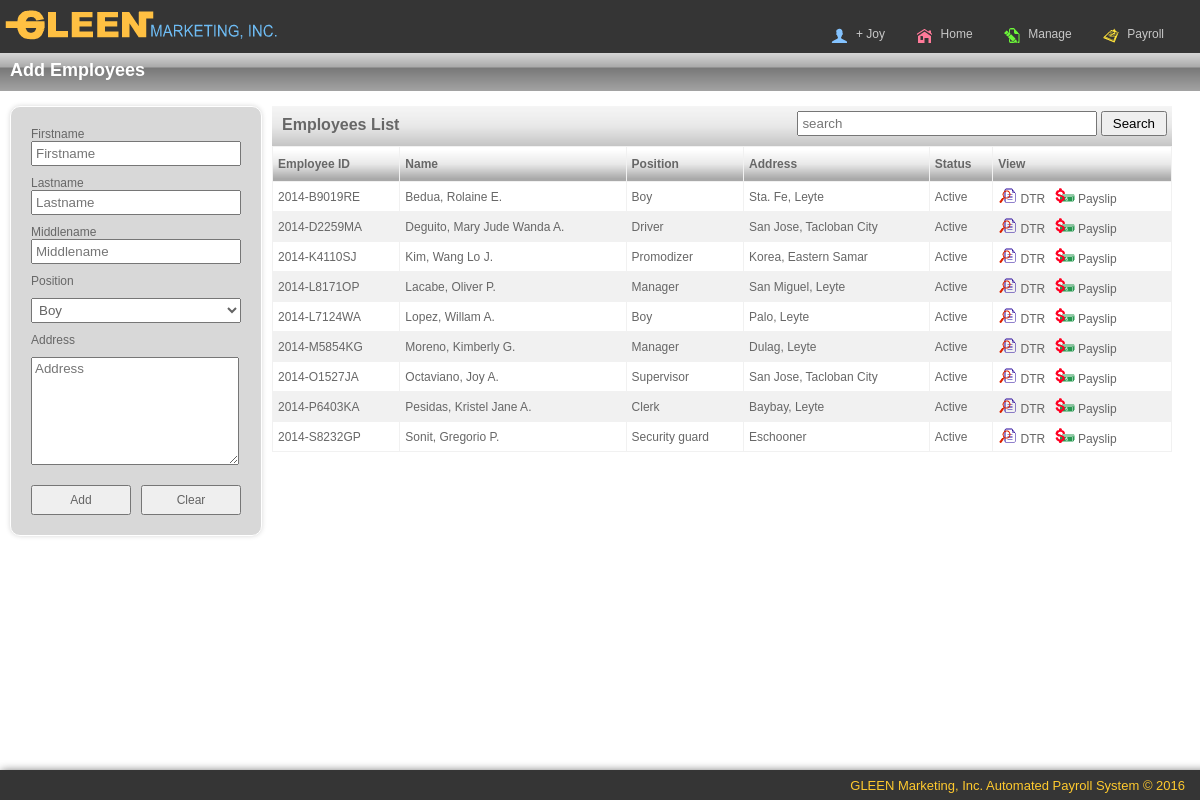
The page /home.php?action=employees (signed in) on the database its author committed.
### tables this page shows
CREATE TABLE IF NOT EXISTS `users` (
  `uid` int(11) NOT NULL AUTO_INCREMENT,
  `empID` varchar(20) NOT NULL,
  `username` varchar(20) NOT NULL,
  `password` varchar(20) NOT NULL,
  `position` varchar(20) NOT NULL,
  PRIMARY KEY (`uid`)
);

CREATE TABLE IF NOT EXISTS `employees` (
  `id` int(20) NOT NULL AUTO_INCREMENT,
  `empID` varchar(20) NOT NULL,
  `Fname` varchar(20) NOT NULL,
  `Mname` varchar(20) NOT NULL,
  `Lname` varchar(20) NOT NULL,
  `Address` varchar(200) NOT NULL,
  `Position` varchar(20) NOT NULL,
  `status` varchar(10) NOT NULL,
  PRIMARY KEY (`id`)
);

CREATE TABLE IF NOT EXISTS `position` (
  `pid` int(11) NOT NULL AUTO_INCREMENT,
  `Pname` varchar(20) NOT NULL,
  `Salary` decimal(20,0) NOT NULL,
  PRIMARY KEY (`pid`)
);

### models/functions.php (called while the page is built, shortened)
<?php
    function getEmployees(){
        $result = mysql_query("SELECT * FROM employees ORDER BY Lname");
        return $result;
    }
    function getPos($pos){
        $result = mysql_query("SELECT * FROM position WHERE pid = '$pos' LIMIT 1");
        return $result;
    }
    function getPname(){
        $result = mysql_query("SELECT pid, Pname FROM position ORDER BY Pname");
        return $result;
    }
    function getUname($id){
        $result = mysql_query("SELECT * FROM users WHERE empID = '$id'");
        return $result;
    }
 ?>

### body/display_employees.php (the view, shortened to what this page needs)
<article id="list">
	<article class="delete_form" style="width: 100%; margin-left: 0px;">
		<label style="font-size: 16px; font-weight: bolder; margin-top: -5px;
		 width: 300px;">Employees List</label>
		 <form class = "search" method="post" action="home.php">
			 <input class = "search" autofocus name = "search1" type="search" placeholder="search" required>
			 <input class = "search2" type="submit" value="Search">
		 </form>
	</article>
	<table style="margin-top: 50px;">
		<tr>
			<th>Employee ID</th>
			<th>Name</th>
			<th>Position</th>
			<th>Address</th>
			<th>Status</th>
			<th>View</th>
		</tr>
		<?php
		$c = 1;
		while ($row = mysql_fetch_array($emp)){
			$r = $c % 2;
			if ($r == 0){
				$color = "#F1F1F1";
			}
			else{
				$color = "#ffffff";
			}
		?>
		<tr style="background-color: <?php echo $color ?>;">
			<td><?php echo $row['empID']; ?></td>
			<?php $m = str_split($row['Mname']); ?>
			<td><?php echo $row['Lname'] . ", " . $row['Fname'] . " " . $m[0] . "."; ?></td>
			<?php $pos = getPos($row['Position']);
				$pos = mysql_fetch_array($pos);
			?>
			<td><?php echo $pos['Pname']; ?></td>
			<td><?php echo $row['Address']; ?></td>
			<?php if ($row['status'] == 'Inactive') {?>
				<td style="color: #B30020;">
					<?php echo $row['status']; ?>
				</td>
			<?php }
			else{?>
				<td>
					<?php echo $row['status']; ?>
				</td>
			<?php } ?>
			<td><a class = "update" href="?action=view_dtr&id=<?php echo $row['empID']; ?>">
			<img src="images/dtr.png"> DTR</a>
			<a class = "update" href="?action=view_payslip&id=<?php echo $row['empID']; ?>">
			<img src="images/pay.png"> Payslip</a></td>
		</tr>
		<?php
			$c = $c + 1;
		} ?>
	</table>
</article>

### home.php (shortened to what this page needs)
<?php
	if($_SESSION["user_id"]){
		require('models/functions.php');
		include('include/header.php');
		if (isset($_POST['action']))
			$action = $_POST['action'];
		else if (isset($_GET['action']))
			$action = $_GET['action'];
		else
			$action = 'home';
		if ($action == 'display_login_form'){
			session_start();
			unset($_SESSION["user_id"]);
			unset($_SESSION["user_name"]);
			header('Location:index.php');
		}
		else{
			include('body/nav.php');
			if ($action == 'home'){
				include('body/home.php');
			}
			else if ($action == 'account'){
				include('body/account.php');
			}
			else if ($action == 'account2'){
				include('body/account.php');
				?><script type="text/javascript">
					 alert("Username Updated");
				</script><?php
			}
			else if ($action == 'username'){
				$user = $_POST['uname'];
				updateUname($user);
				header('location: ?action=account2');
			}
			else if ($action == 'employees'){
				$Pname = getPname();
				include('body/add_user.php');
				$emp = getEmployees();
				include('body/display_employees.php');
			}
			include('include/footer.php');
		}
	}
	else
		header('location:index.php')
?>

### include/header.php (shortened to what this page needs)
<!DOCTYPE html PUBLIC "-//W3C//DTD XHTML 1.0 Frameset//EN" "http://www.w3.org/TR/xhtml1/DTD/xhtml1-frameset.dtd">
<html xmlns="http://www.w3.org/1999/xhtml" xml:lang="en" lang="en" dir="ltr">
<head>
	<link rel="stylesheet" type="text/css" href="styles.css">
</head>
<body onload="startTimer()">

### body/nav.php (shortened to what this page needs)
<section class = "header">
<nav class = "menu">
	<img src="images/logo.png">
	<ul>
		<li><a><img src="images/acc.png">&nbsp; <?php
			$res = getUname($_SESSION['user_id']);
			$u = mysql_fetch_array($res);
			echo "+ ".$u['username'];
		 ?></a>
		</li>
		<li><a href="?action=home"><img src="images/home.png">&nbsp; Home</a></li>
		<li><a><img src="images/emp.png"> &nbsp; Manage</a>
		</li>
		<li><a href="?action=payroll"><img src="images/p.png">&nbsp; Payroll</a></li>
	</ul>
</nav>
</section>
<section class = "body">

### body/add_user.php (shortened to what this page needs)
<h2>Add Employees</h2>
<form method="post" action="home.php" class="add_user">
	<label>Firstname</label>
	<input class = "text"	type="text" name="firstname" placeholder="Firstname" required>
	<label>Lastname</label>
	<input class = "text"	type="text" name="lastname" placeholder="Lastname" required>
	<label>Middlename</label>
	<input class = "text"	type="text" name="middlename" placeholder="Middlename" required>
	<label>Position</label>
	<select name = "position" required>
	<?php while ($row = mysql_fetch_array($Pname)) {?>
		<option value = "<?php echo $row['pid']; ?>">
			<?php echo $row['Pname']; ?>
		</option>
	<?php } ?>
	</select>
	<label>Address</label>
	<textarea name="address" placeholder="Address" required></textarea>
	<input class = "button" type="submit" name = "submit" value="Add">
	<input class = "button" type="reset" name = "reset" value="Clear">
</form>

### include/footer.php
</section>
<section class="footer">
	<label class="foot">GLEEN Marketing, Inc. Automated Payroll System &copy <?php echo date('Y')?> </label>
</section>
</body>
</html>

### styles.css (style rules this page uses)
body { width: 100%; height: 100%; margin: 0px auto; font-family: arial; color: #676767; background-color: #fff; background-image: url('images/bg2.png'); background-position: center; background-repeat: no-repeat; background-attachment: fixed; font-size: 12px; }
section.header { width: 100%; top: 0px; z-index: 4; background-color: #353535; position: fixed; }
nav.menu { margin: 0px auto; width: 100%; }
nav.menu img { float: left; }
nav.menu ul { float: right; padding-top: 5px; margin-bottom: 0px; margin-right: 20px; }
nav.menu ul li { float: left; list-style: none; overflow: hidden; margin-right: 1px; padding: 10px 15px 10px 15px; }
nav.menu ul li a { margin-left: 2px; text-decoration: none; color: rgb(200,200,200); }
nav.menu ul:after { content: ""; clear: both; display: block; }
section.body { width: 100%; margin: 0px auto; margin-top: 45px; background-color: #ffffff; overflow: hidden; margin-bottom: 50px; }
label { float: left; width: 100px; padding-top: 10px; }
input.text { float: left; width: 200px; padding: 3px; color: rgb(100,100,100); }
input.button { float: left; width: 100px; height: 30px; margin-right: 10px; color: rgb(100,100,100); margin-top: 20px; font-size: 12px; padding: 1px; }
h2 { background-image: url('images/header.png'); background-position: center; background-size: fill; padding: 15px 0px 10px 10px; margin-top: 0px; color: #ffffff; margin-bottom: 0px; }
section.footer { width: 100%; position: fixed; bottom: 0px; z-index: 4; height: 20px; margin: 0px auto; background-color: #353535; overflow: hidden; padding: 5px; box-shadow: 1px 1px 10px rgb(100,100,100); }
form.add_user { width: 220px; float: left; overflow: hidden; padding: 10px; padding-left: 20px; background-color: #D8D8D8; margin: 15px 0px 5px 10px; padding-bottom: 20px; border-radius: 10px 10px 10px 10px; border: 1px solid #fff; box-shadow: 0px 0px 5px #D8D8D8; }
form.add_user select { width: 210px; float: left; margin-top: 10px; padding: 3px; color: rgb(100,100,100); }
form.add_user textarea { width: 210px; float: left; margin-top: 10px; padding: 3px; min-height: 100px; max-height: 100px; min-width: 200px; max-width: 200px; font-family: arial; color: rgb(100,100,100); }
#list { min-width: 900px; float: left; margin-top: 5px; margin-left: 10px; overflow: hidden; margin-bottom: 50px; width: 75%; }
table { width: 100%; border-collapse: collapse; }
tr, td { padding: 5px; border: 1px solid #F1F1F1; }
th { background-image: url('images/tableheader.png'); background-repeat: repeat-x; background-position: center; padding: 10px 5px 10px 5px; text-align: left; background-size: cover; border: 1px solid #F1F1F1; }
a.update { text-decoration: none; color: #676767; margin-right: 5px; }
article.delete_form { margin-top: 0px; float: left; width: 75%; height: 30px; overflow: hidden; padding: 5px 10px 5px 10px; margin-top: 10px; margin-left: 10px; background-image: url('images/tableheader.png'); background-repeat: repeat-x; background-position: center; background-size: cover; }
label.foot { color: #FFCA2E; width: 500px; font-size: 13px; padding-top: 3px; text-align: right; float: right; margin-right: 20px; }
form.search { float: right; margin-right: 15px; }
input.search { padding: 3px; width: 300px; }
input.search2 { padding: 3px 10px 3px 10px; }
table.pay td, tr { border: none; }

### rows shown on the page
users: username "Joy"
employees: empID "2014-B9019RE", Lname "Bedua", Fname "Rolaine", Mname "E", position.Pname "Boy", Address "Sta. Fe, Leyte", status "Active"
employees: empID "2014-D2259MA", Lname "Deguito", Fname "Mary Jude Wanda", Mname "A", position.Pname "Driver", Address "San Jose, Tacloban City", status "Active"
employees: empID "2014-K4110SJ", Lname "Kim", Fname "Wang Lo", Mname "J", position.Pname "Promodizer", Address "Korea, Eastern Samar", status "Active"
employees: empID "2014-L8171OP", Lname "Lacabe", Fname "Oliver", Mname "P", position.Pname "Manager", Address "San Miguel, Leyte", status "Active"
employees: empID "2014-L7124WA", Lname "Lopez", Fname "Willam", Mname "A", position.Pname "Boy", Address "Palo, Leyte", status "Active"
employees: empID "2014-M5854KG", Lname "Moreno", Fname "Kimberly", Mname "G", position.Pname "Manager", Address "Dulag, Leyte", status "Active"
employees: empID "2014-O1527JA", Lname "Octaviano", Fname "Joy", Mname "A", position.Pname "Supervisor", Address "San Jose, Tacloban City", status "Active"
employees: empID "2014-P6403KA", Lname "Pesidas", Fname "Kristel Jane", Mname "A", position.Pname "Clerk", Address "Baybay, Leyte", status "Active"
employees: empID "2014-S8232GP", Lname "Sonit", Fname "Gregorio", Mname "P", position.Pname "Security guard", Address "Eschooner", status "Active"

### other values the page prints
form field position "Boy"
